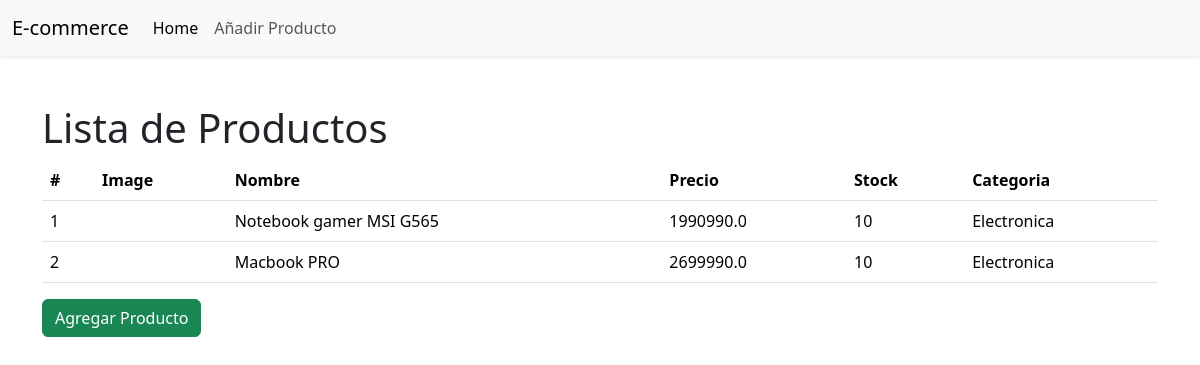
Before: /productos/ with the older database file.
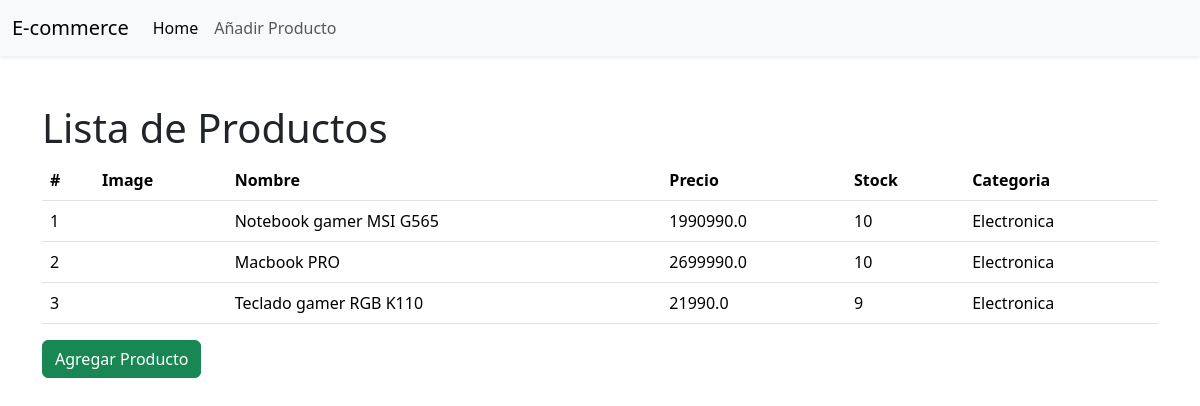
After: the same page with the newer database file.
### producto/models.py (models this page shows)
class Producto(models.Model):
    nombre = models.CharField(max_length=255)
    image = models.URLField(verbose_name="URL de la imagen")
    precio = models.FloatField(verbose_name="Precio")
    stock = models.IntegerField(verbose_name="Stock")
    categoria = models.ForeignKey(Categoria, on_delete=models.CASCADE)
    create_at = models.DateTimeField(default=timezone.now)
    def __str__(self):
        return self.nombre

class Categoria(models.Model):
    nombre = models.CharField(max_length=255)
    def __str__(self):
        return self.nombre

### producto/views.py (the view)
# urls.py: path('',views.index, name='index'), #* llego con esta base http://127.0.0.1:8000/productos/
def index(request):
    productos = Producto.objects.all()
    print(productos)
    return render(
        request,
        'index.html',
        { 'productos': productos }
    )

### producto/templates/index.html (shortened to what this page needs)
{% extends 'layout.html'%}
{% block content %}
<h1>Lista de Productos</h1>
<table class="table">
  <thead>
    <tr>
      <th scope="col">#</th>
      <th scope="col">Image</th>
      <th scope="col">Nombre</th>
      <th scope="col">Precio</th>
      <th scope="col">Stock</th>
      <th scope="col">Categoria</th>
    </tr>
  </thead>
  <tbody>
    {% for producto in productos %}
    <tr>
      <td>{{producto.id}}</td>
      <td>
      </td>
      <td>{{ producto.nombre }}</td>
      <td>{{ producto.precio}}</td>
      <td>{{ producto.stock}}</td>
      <td>{{ producto.categoria}}</td>
    </tr>
    {% endfor %}
  </tbody>
</table>
<a href="{% url 'producto:formulario' %}" class="btn btn-success">Agregar Producto</a>
{% endblock %}

Changed rows visible on the page:
added Producto: id "3", nombre "Teclado gamer RGB K110", precio "21990.0", stock "9", categoria "Electronica"
